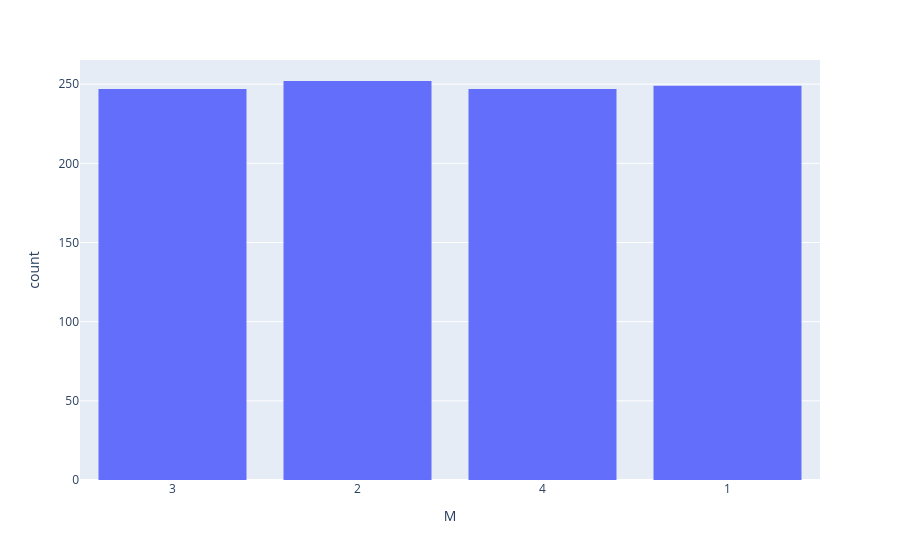

Here is the notebook cell this chart was saved with:
### Code cell
px.histogram(data_frame = rfm,
             x = 'M' )

### Figure 1 — Plotly figure (JSON) as saved in the notebook; plotly's stock layout.template omitted (floating-point values rounded to 4 significant figures; data arrays with more than 128 entries replaced by an {"elided": "..."} marker saying what was removed)
{"data": [{"bingroup": "x", "hovertemplate": "M=%{x}<br>count=%{y}<extra></extra>", "legendgroup": "", "marker": {"color": "#636efa", "pattern": {"shape": ""}}, "name": "", "orientation": "v", "showlegend": false, "type": "histogram", "x": {"elided": "995 str values"}, "xaxis": "x", "yaxis": "y"}], "layout": {"barmode": "relative", "legend": {"tracegroupgap": 0}, "margin": {"t": 60}, "xaxis": {"anchor": "y", "domain": [0, 1], "title": {"text": "M"}}, "yaxis": {"anchor": "x", "domain": [0, 1], "title": {"text": "count"}}}}
